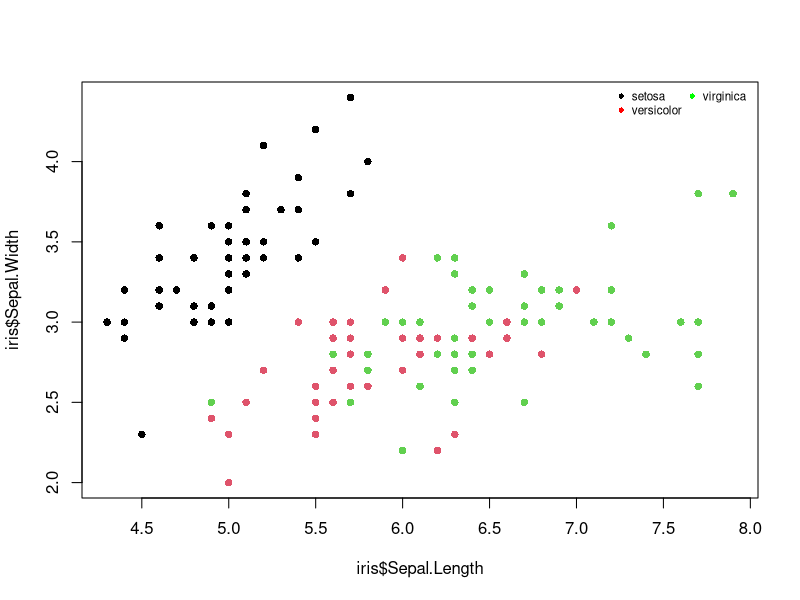

The R script that drew this image:
data(iris)
View(iris)

#Get all rows of Species ???versicolor??? in a new data frame. Call this data frame: ???iris.vers???
iris.vers = iris[iris$Species == "versicolor",]
View(iris.vers)

#Get a vector called ???sepal.dif??? with the difference between ???Sepal.Length??? and ???Sepal.Width??? of ???versicolor??? plants.
sepal.dif <- iris.vers$Sepal.Length - iris.vers$Sepal.Width

#Add ???iris.vers??? with the new column ???sepal.dif???.
iris.vers$sepal.dif <- sepal.dif

#filter for all data of Species ???virginica??? with a ???Sepal.Width??? of greater than 3.5.
iris[iris$Species == 'virginica' & iris$Sepal.Width >3.5,]

#get a data frame of  all data of Species ???setosa??? with a ???Sepal.Width??? of greater than 3.5, but without the last column Species in the data frame?
iris[iris$Species == "setosa" & iris$Sepal.Width > 3.5, 1:4]

#Write a function that takes in a species name as an argument and returns the average Sepal Width of that species.
f <- function(sp_name,arg){
  tmpdf <- iris[iris$Species==sp_name,]
  print(paste("Mean of Sepal Width for ",sp_name,": ",mean(tmpdf[,names(tmpdf)==arg])))
}
f("setosa","Sepal.Width")

#What is the average Sepal.Length for 'versicolor' species having a Petal.Length of 4.2 or higher?
mean(iris[iris$Species == 'versicolor' & iris$Petal.Length>=4.2,"Sepal.Length"])

#BONUS VIZ Q
# Visualize species, Sepal.Length and Sepal.Width in a single plot. DO YOU SEE CLUSTERS?

plot(iris$Sepal.Length,iris$Sepal.Width,col = iris$Species,pch = 16)
legend("topright",legend=paste(unique(iris$Species)),pch=rep(c(16,18),each=4),bty="n",ncol=2,cex=0.7,pt.cex=0.7,col = c("black","red","green"))